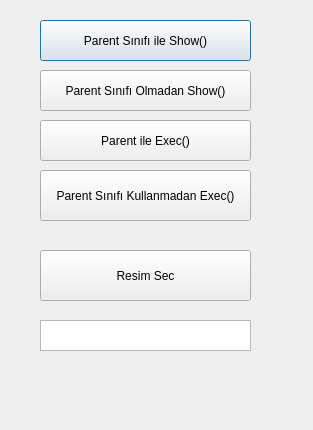
<?xml version="1.0" encoding="UTF-8"?>
<ui version="4.0">
 <class>Dialog</class>
 <widget class="QDialog" name="Dialog">
  <property name="geometry">
   <rect>
    <x>0</x>
    <y>0</y>
    <width>313</width>
    <height>430</height>
   </rect>
  </property>
  <property name="windowTitle">
   <string>Dialog</string>
  </property>
  <widget class="QPushButton" name="btn_ps">
   <property name="geometry">
    <rect>
     <x>40</x>
     <y>20</y>
     <width>211</width>
     <height>41</height>
    </rect>
   </property>
   <property name="text">
    <string>Parent Sınıfı ile Show()</string>
   </property>
  </widget>
  <widget class="QPushButton" name="btn_nps">
   <property name="geometry">
    <rect>
     <x>40</x>
     <y>70</y>
     <width>211</width>
     <height>41</height>
    </rect>
   </property>
   <property name="text">
    <string>Parent Sınıfı Olmadan Show()</string>
   </property>
  </widget>
  <widget class="QPushButton" name="btn_pe">
   <property name="geometry">
    <rect>
     <x>40</x>
     <y>120</y>
     <width>211</width>
     <height>41</height>
    </rect>
   </property>
   <property name="text">
    <string>Parent ile Exec()</string>
   </property>
  </widget>
  <widget class="QPushButton" name="btn_npe">
   <property name="geometry">
    <rect>
     <x>40</x>
     <y>170</y>
     <width>211</width>
     <height>51</height>
    </rect>
   </property>
   <property name="text">
    <string>Parent Sınıfı Kullanmadan Exec()</string>
   </property>
  </widget>
  <widget class="QPushButton" name="btnResimSec">
   <property name="geometry">
    <rect>
     <x>40</x>
     <y>250</y>
     <width>211</width>
     <height>51</height>
    </rect>
   </property>
   <property name="text">
    <string>Resim Sec</string>
   </property>
  </widget>
  <widget class="QTextEdit" name="textEdit">
   <property name="geometry">
    <rect>
     <x>40</x>
     <y>320</y>
     <width>211</width>
     <height>31</height>
    </rect>
   </property>
  </widget>
 </widget>
 <resources/>
 <connections/>
</ui>
